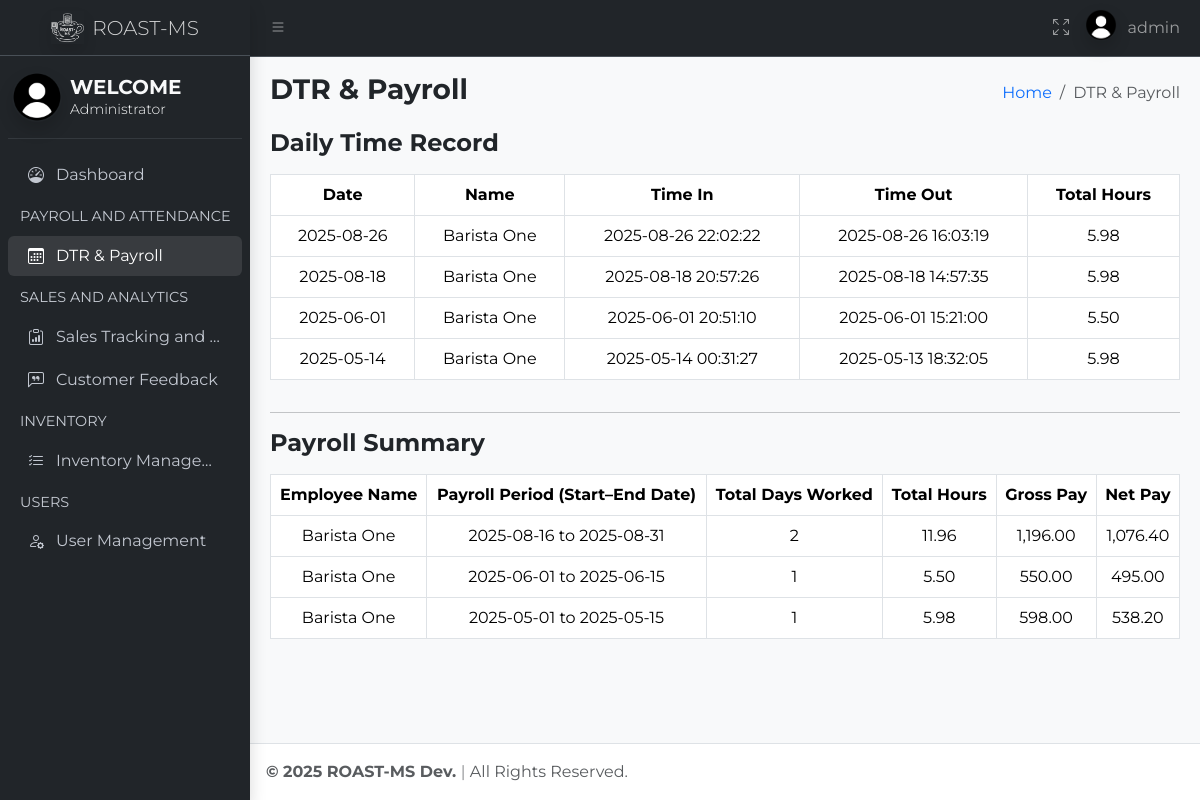
/pages/admin/dtr.php (signed in), run on an earlier commit of the app's database.
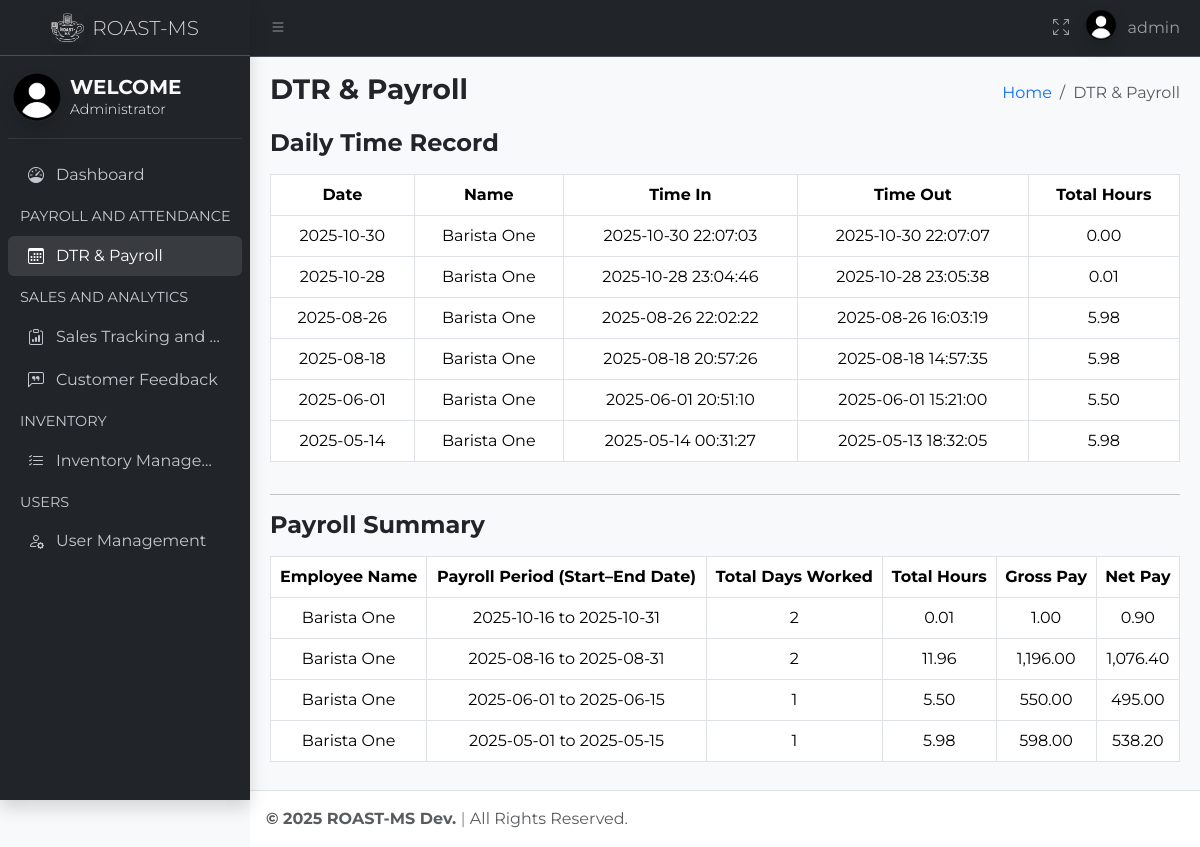
And on a later commit of the database.
### tables this page shows
CREATE TABLE `dtr_logs` (
  `id` int(11) NOT NULL,
  `user_id` char(36) DEFAULT NULL,
  `name` varchar(100) NOT NULL,
  `time_in` datetime DEFAULT NULL,
  `time_out` datetime DEFAULT NULL,
  `total_hours` decimal(5,2) DEFAULT NULL,
  `date` date DEFAULT NULL
);

### auth.php (called while the page is built, shortened)
<?php
function getUsername() {
    return isset($_SESSION['username']) ? $_SESSION['username'] : 'Guest';
}
function getFullname() {
    return isset($_SESSION['name']) ? $_SESSION['name'] : 'Guest User';
}
?>

### pages/admin/dtr.php (the view, shortened to what this page needs)
<?php
require_once $_SERVER['DOCUMENT_ROOT'] . '/roast-ms/auth.php';
?>
<!DOCTYPE html>
<html lang="en">
<head>
  <link rel="stylesheet" href="https://cdn.jsdelivr.net/npm/overlayscrollbars@2.10.1/styles/overlayscrollbars.min.css"
 />
  <link rel="stylesheet" href="https://cdn.jsdelivr.net/npm/bootstrap-icons@1.11.3/font/bootstrap-icons.min.css"
 />
  <link rel="stylesheet" href="/roast-ms/assets/css/style.css" />
  <link rel="stylesheet" href="/roast-ms/assets/css/adminlte.css" />
  <link rel="stylesheet" href="https://cdn.jsdelivr.net/npm/apexcharts@3.37.1/dist/apexcharts.css"
 />
  <link href="https://cdn.jsdelivr.net/npm/bootstrap@5.3.3/dist/css/bootstrap.min.css" rel="stylesheet"
>
  <link rel="stylesheet" href="https://cdn.datatables.net/2.2.2/css/dataTables.bootstrap5.css">
  <link rel="stylesheet" href="https://cdn.datatables.net/buttons/3.2.2/css/buttons.dataTables.min.css">
  <link rel="stylesheet" href="https://cdnjs.cloudflare.com/ajax/libs/toastr.js/latest/toastr.min.css" />
</head>
<body class="layout-fixed sidebar-expand-lg sidebar-mini bg-body-tertiary">
  <div class="app-wrapper">
    <nav class="app-header navbar navbar-expand bg-dark" data-bs-theme="dark">
      <div class="container-fluid">
        <ul class="navbar-nav">
          <li class="nav-item">
            <a class="nav-link" data-lte-toggle="sidebar" href="#" role="button">
              <i class="bi bi-list"></i>
            </a>
          </li>
        </ul>
        <ul class="navbar-nav ms-auto">
          <li class="nav-item">
            <a class="nav-link" href="#" data-lte-toggle="fullscreen">
              <i data-lte-icon="maximize" class="bi bi-arrows-fullscreen"></i>
            </a>
          </li>
          <li class="nav-item dropdown user-menu">
            <a href="#" class="nav-link dropdown-toggle" data-bs-toggle="dropdown">
              <img src="/roast-ms/assets/images/default-150x150.png" class="user-image rounded-circle shadow"
                alt="User" />
              <span class="d-none d-md-inline"><?php echo getUsername(); ?></span>
            </a>
          </li>
        </ul>
      </div>
    </nav>
    <aside class="app-sidebar bg-dark shadow" data-bs-theme="dark">
      <div class="sidebar-brand">
        <a href="dashboard.php" class="brand-link">
          <img src="/roast-ms/assets/images/logo.png" alt="Logo" class="brand-image opacity-75 shadow" />
          <span class="brand-text fw-light">ROAST-MS</span>
        </a>
      </div>
      <div class="sidebar-wrapper">
        <div class="user-panel py-2 d-flex align-items-center">
          <div class="image">
            <img width="50" src="/roast-ms/assets/images/default-150x150.png" class="rounded-circle shadow ms-1 me-2"
              alt="User Image">
          </div>
          <div class="info">
            <a
              class="d-block nav-link text-light brand-text text-decoration-none overflow-hidden text-nowrap lh-1 fs-5 fw-bold">WELCOME<br><span
                class="fw-light fs-7"><?php echo getFullname(); ?></span></a>
          </div>
        </div>
        <hr class="text-secondary my-2">
        <nav class="mt-3">
          <ul class="nav sidebar-menu flex-column" data-lte-toggle="treeview" role="menu" data-accordion="false">
            <li class="nav-item">
              <a href="dashboard.php" class="nav-link">
                <i class="nav-icon bi bi-speedometer"></i>
                <p>Dashboard</p>
              </a>
            </li>
            <li class="nav-header">PAYROLL AND ATTENDANCE</li>
            <li class="nav-item">
              <a class="nav-link active">
                <i class="nav-icon bi bi-calendar3"></i>
                <p>DTR & Payroll</p>
              </a>
            </li>
            <li class="nav-header">SALES AND ANALYTICS</li>
            <li class="nav-item">
              <a href="salestracking.php" class="nav-link">
                <i class="nav-icon bi bi-clipboard-data"></i>
                <p>Sales Tracking and Forecasting</p>
              </a>
            </li>
            <li class="nav-item">
              <a href="feedback.php" class="nav-link">
                <i class="nav-icon bi bi-chat-left-quote"></i>
                <p>Customer Feedback</p>
              </a>
            </li>
            <li class="nav-header">INVENTORY</li>
            <li class="nav-item">
              <a href="inventory.php" class="nav-link">
                <i class="nav-icon bi bi-list-check"></i>
                <p>Inventory Management</p>
              </a>
            </li>
            <li class="nav-header">USERS</li>
            <li class="nav-item">
              <a href="usermanagement.php" class="nav-link">
                <i class="nav-icon bi bi-person-gear"></i>
                <p>User Management</p>
              </a>
            </li>
          </ul>
        </nav>
      </div>
    </aside>
    <main class="app-main">
      <div class="app-content-header">
        <div class="container-fluid">
          <div class="row">
            <div class="col-sm-6">
              <h3 class="mb-0 fw-bold">DTR & Payroll</h3>
            </div>
            <div class="col-sm-6">
              <ol class="breadcrumb float-sm-end">
                <li class="breadcrumb-item"><a href="dashboard.php">Home</a></li>
                <li class="breadcrumb-item active" aria-current="page">DTR & Payroll</li>
              </ol>
            </div>
          </div>
        </div>
      </div>
      <div class="app-content">
        <div class="container-fluid">
          <div class="table-responsive">
            <div class="data_table">
              <div class="d-flex justify-content-between">
                <h4 class="mb-3 fw-bold">Daily Time Record</h4>
              </div>
              <table id="dtrTable" class="table table-hover table-bordered" style="width:100%">
                <thead>
                  <tr class="fs-6 text-center">
                    <th>Date</th>
                    <th>Name</th>
                    <th>Time In</th>
                    <th>Time Out</th>
                    <th>Total Hours</th>
                  </tr>
                </thead>
                <tbody>
                  <?php
                  $result = $conn->prepare("SELECT * FROM dtr_logs ORDER BY date DESC");
                  $result->execute();
                  $data = $result->get_result();
                  while ($row = $data->fetch_assoc()):
                    ?>
                    <tr class="text-center">
                      <td><?= htmlspecialchars($row['date']) ?></td>
                      <td><?= htmlspecialchars($row['name']) ?></td>
                      <td><?= htmlspecialchars($row['time_in']) ?></td>
                      <td><?= htmlspecialchars($row['time_out']) ?></td>
                      <td><?= htmlspecialchars($row['total_hours']) ?></td>
                    </tr>
                  <?php endwhile; ?>
                </tbody>
              </table>
            </div>
          </div>
          <hr>
          <div class="table-responsive">
            <div class="data_table">
              <h4 class="mb-3 fw-bold">Payroll Summary</h4>
              <table id="payrollSummaryTable" class="table table-hover table-bordered" style="width:100%">
                <thead>
                  <tr class="fs-6 text-center">
                    <th>Employee Name</th>
                    <th>Payroll Period (Start–End Date)</th>
                    <th>Total Days Worked</th>
                    <th>Total Hours</th>
                    <th>Gross Pay</th>
                    <th>Net Pay</th>
                  </tr>
                </thead>
                <tbody>
                  <?php
                  $result = $conn->query("
      SELECT
        name,
        YEAR(date) AS year,
        MONTH(date) AS month,
        CASE
          WHEN DAY(date) <= 15 THEN '1-15'
          ELSE '16-EOM'
        END AS cutoff,
        COUNT(DISTINCT date) AS total_days_worked,
        SUM(total_hours) AS total_hours
      FROM dtr_logs
      GROUP BY name, year, month, cutoff
      ORDER BY year DESC, month DESC, cutoff
    ");
                  $hourly_rate = 100;
                  while ($row = $result->fetch_assoc()):
                    $gross_pay = $row['total_hours'] * $hourly_rate;
                    $net_pay = $gross_pay * 0.9;
                    $month = str_pad($row['month'], 2, '0', STR_PAD_LEFT);
                    if ($row['cutoff'] === '1-15') {
                      $period = "{$row['year']}-$month-01 to {$row['year']}-$month-15";
                    } else {
                      $period = "{$row['year']}-$month-16 to " . date("Y-m-t", strtotime("{$row['year']}-$month-01"));
                    }
                    ?>
                    <tr class="text-center">
                      <td><?= htmlspecialchars($row['name']) ?></td>
                      <td><?= htmlspecialchars($period) ?></td>
                      <td><?= htmlspecialchars($row['total_days_worked']) ?></td>
                      <td><?= htmlspecialchars($row['total_hours']) ?></td>
                      <td><?= number_format($gross_pay, 2) ?></td>
                      <td><?= number_format($net_pay, 2) ?></td>
                    </tr>
                  <?php endwhile; ?>
                </tbody>
              </table>
            </div>
          </div>
        </div>
      </div>
    </main>
    <footer class="app-footer">
      <strong>
        © <span id="year"></span> ROAST-MS Dev. <span class="fw-light">|</span>
      </strong>
      All Rights Reserved.
    </footer>
  </div>
</body>
</html>

### assets/css/style.css (style rules this page uses)
* { font-family: "Montserrat", serif; font-style: normal; scroll-behavior: smooth; }

What changed in the data, as far as the page shows it:
added dtr_logs: date "2025-10-30", name "Barista One", time_in "2025-10-30 22:07:03", time_out "2025-10-30 22:07:07", total_hours "0.00"
added dtr_logs: date "2025-10-28", name "Barista One", time_in "2025-10-28 23:04:46", time_out "2025-10-28 23:05:38", total_hours "0.01"
Also different on the page:
new list line: "Barista One 2025-10-16 to 2025-10-31 2 0.01 1.00 0.90"
